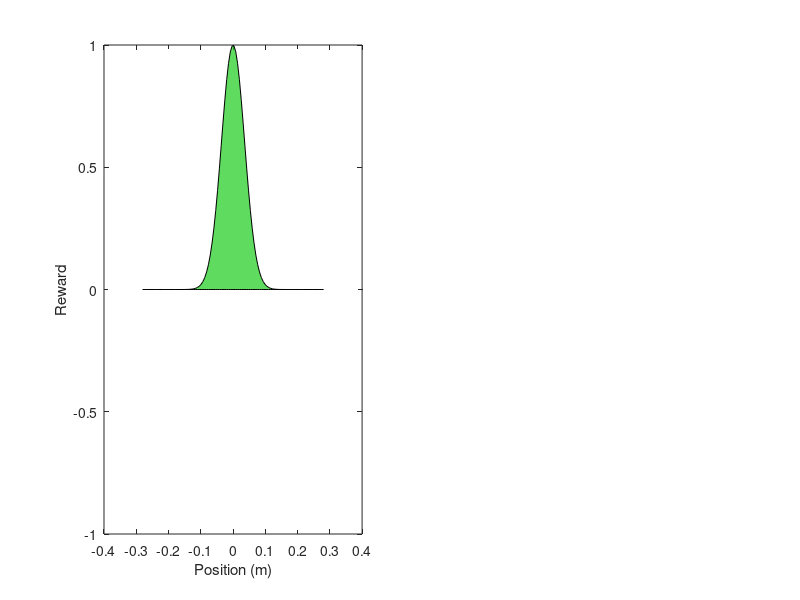

Recreate this plot in MATLAB. (Note: this script raises an error after producing the figure.)
close all;

pos_reward_fcn = @(x) exp(-0.08*(70*x).^2);
cw_reward_fcn = @(x) -1+exp((x.^2)*-0.08);

POS = linspace(-0.28, 0.28);
pos_reward = pos_reward_fcn(POS);

CW = linspace(-2.5, 2.5);
cw_reward = cw_reward_fcn(CW);

figure();
subplot(1,2,1);
area(POS, pos_reward, 'FaceColor', [0.1 0.8 0.1], 'FaceAlpha', 0.7);
ylabel('Reward')
xlabel('Position (m)')
ylim([-1 1]);
plotter(gcf,1);

subplot(1,2,2);
area(CW, cw_reward, 'FaceColor', [0.8 0.1 0.1], 'FaceAlpha', 0.7);
xlabel('Derivative of Servo Command (rad/s)');
ylim([-1 1]);
plotter(gcf,1);
sgtitle('Reward Functions', 'FontSize',18, 'FontWeight', 'bold');



